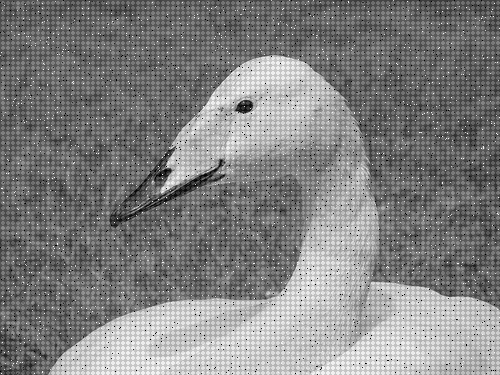
%> input picture Modules/Image Processing/Coursework 1/Images/swanNoise.bmp, 500 x 375 px
$ octave Untitled3.m   (GNU Octave 9; MATLAB toolbox functions it lacks are replaced by stand-ins)
%> lines starting %> are read from the running program, lines starting %| are printed output that depends on the picture; in (x1, y1, x2, y2) boxes, pixels count from 0 and x2, y2 are one past the last pixel; in counts of white or black regions, pixels touching at a corner belong together; the program's own positions count from 1


I =imread('\\ndrive\xw009807\.do_not_delete\desktop.xp\IA assignment\Images\swanNoise.bmp');
%> I is the input picture: size 375x500 uint8; min 0, max 244, mean 129.3
%get image dimensions
[M,N] = size(I);
%> M = 375; N = 500

%fourier transform
originalfft = fft2(I);
shiftedfft = fftshift(originalfft);

fftMagnitude = log(abs(shiftedfft));
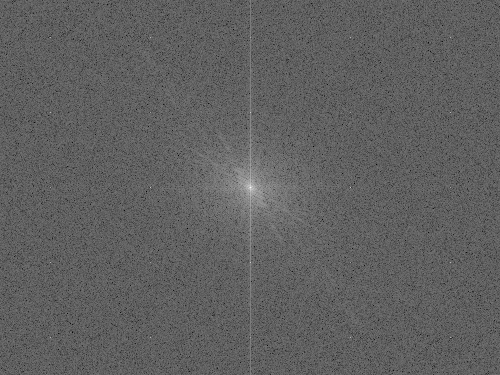
%> fftMagnitude: size 375x500 double; min 3.59, max 17, mean 8.66; drawn with min black and max white
% converts out of array index form
fftMagnitude = fftMagnitude - min(fftMagnitude(:));
fftMagnitude = fftMagnitude ./ max(fftMagnitude(:));
%binaries image
binfftMagnitude = im2bw(fftMagnitude, 0.5);
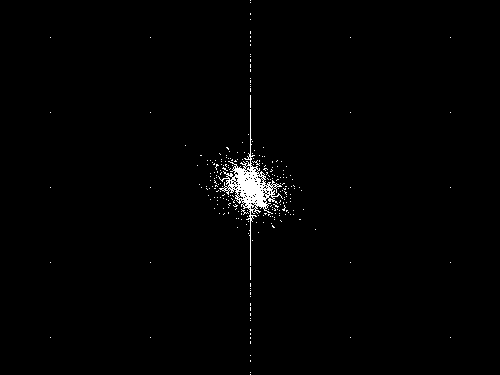
%> binfftMagnitude: size 375x500 logical; 1.1% white; 253 white regions (252 under 20 px), largest, box (x1, y1, x2, y2) and area: (218, 109, 283, 266) 1553
imwrite(fftMagnitude,'fftMagnitude.jpg');

%create filter matrix
filter = zeros([M,N]);

%calculate rect co-ordinates in the middle of filter
rectTopLeft = binfftMagnitude(120,160);      %top left rect
%> rectTopLeft = false
rectTopright = binfftMagnitude(120,340);     %top right rect
%> rectTopright = false
rectBottomLeft = binfftMagnitude(250,160);   %bottom left rect
%> rectBottomLeft = false
rectBottomRight = binfftMagnitude(250,340);  %bottom right rect
%> rectBottomRight = false

% find all white pixels in binary image not in rect
% loop over all rows and columns
for r=1:size(M)
    for c=1:size(N)

        % get pixel value
        pixel=binfftMagnitude(r,c);

              % define rect to be ignored
              %if r < 120 || r > 250;
                   %if c < 160 || c > 340;
                       % if pixel is white
                       if pixel==1
                            %set detected coordinate in filter to 0
                            filter(r,c) = 1;
                       end
                   %end
              %end

          % save new pixel value in thresholded image
          %filter(i,j)=new_pixel;
    end
end
%> filter: size 375x500 double; every value is 0

fftPhase = angle(originalfft);
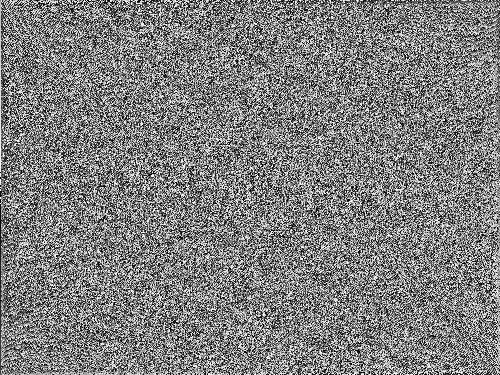
%> fftPhase: size 375x500 double; min -3.14, max 3.14, mean -2.43e-18; drawn with min black and max white

%rectWidth = 10;
%rectHeight = 5;
%kernel = ones(rectWidth, rectHeight)/(rectHeight * rectWidth);
%filteredImage = conv2(double(I), kernel, 'same');
%figure(2),imshow(filteredImage,[]);

    %get fourier transform data
    %store fourier transform data in matrix FT
    %create filter in matrix
    %store filter data in matrix F
    %read values of each element inmatrix F
    %if value > 0 then mulitply by 0
    %

   figure,
%imshow(fftMagnitude);
imshow(filter);
% [13 lines of commented-out code are left out]

$ run again, with Modules/Image Processing/Coursework 1/Images/dogDistorted.bmp copied over Modules/Image Processing/Coursework 1/Images/swanNoise.bmp
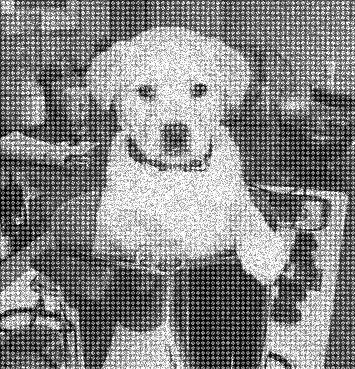
%> input picture Modules/Image Processing/Coursework 1/Images/dogDistorted.bmp, 355 x 369 px
%> I is the input picture: size 369x355 uint8; min 0, max 255, mean 133.6
%> `binfftMagnitude = im2bw(fftMagnitude, 0.5);`:
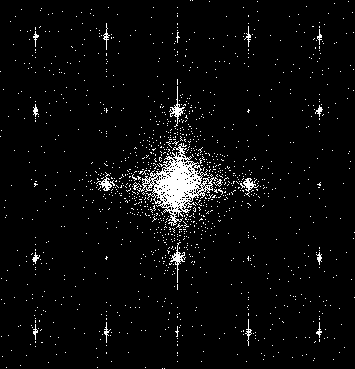
%> binfftMagnitude: size 369x355 logical; 3.9% white in thin lines or dots
%> rectTopLeft = false
%> `fftPhase = angle(originalfft);`:
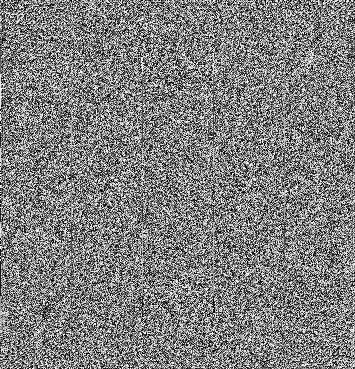
%> fftPhase: size 369x355 double; min -3.14, max 3.14, mean 2.17e-19; drawn with min black and max white
